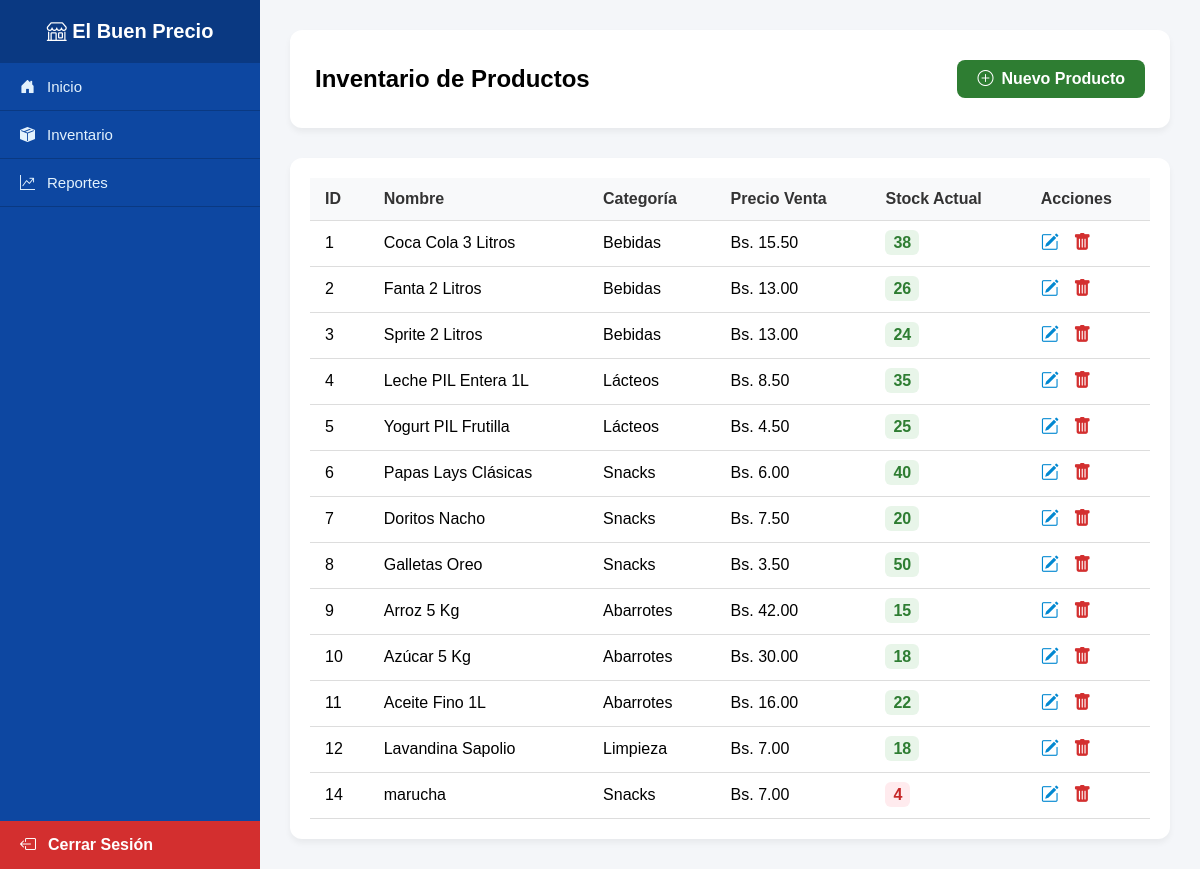
Page /modulos/productos/listar.php (signed in) on the committed database.
### tables this page shows
CREATE TABLE `producto` (
  `id_producto` int NOT NULL AUTO_INCREMENT,
  `id_categoria` int NOT NULL,
  `id_proveedor` int NOT NULL,
  `nombre` varchar(150) NOT NULL,
  `descripcion` varchar(255) DEFAULT NULL,
  `precio_venta` decimal(10,2) NOT NULL,
  `precio_compra` decimal(10,2) NOT NULL,
  `stock_actual` int NOT NULL DEFAULT '0',
  `stock_minimo` int NOT NULL DEFAULT '0',
  `estado` tinyint(1) NOT NULL DEFAULT '1',
  `fecha_registro` datetime NOT NULL DEFAULT CURRENT_TIMESTAMP,
  PRIMARY KEY (`id_producto`),
  KEY `id_categoria` (`id_categoria`),
  KEY `id_proveedor` (`id_proveedor`),
  CONSTRAINT `producto_ibfk_1` FOREIGN KEY (`id_categoria`) REFERENCES `categoria` (`id_categoria`),
  CONSTRAINT `producto_ibfk_2` FOREIGN KEY (`id_proveedor`) REFERENCES `proveedor` (`id_proveedor`)
);

CREATE TABLE `categoria` (
  `id_categoria` int NOT NULL AUTO_INCREMENT,
  `nombre` varchar(100) NOT NULL,
  `descripcion` varchar(150) DEFAULT NULL,
  `estado` tinyint(1) NOT NULL DEFAULT '1',
  PRIMARY KEY (`id_categoria`)
);

### modulos/productos/listar.php (the view, shortened to what this page needs)
<?php
require_once '../../config/conexion.php';
try {
    $consulta_sql = "SELECT p.*, c.nombre AS categoria
                     FROM producto p
                     LEFT JOIN categoria c ON p.id_categoria = c.id_categoria
                     WHERE p.estado = 1";
    $sentencia = $pdo->prepare($consulta_sql);
    $sentencia->execute();
    $lista_productos = $sentencia->fetchAll();
} catch (\PDOException $e) {
    die("Error al consultar productos: " . $e->getMessage());
}
?>
<!DOCTYPE html>
<html lang="es">
<head>
    <link rel="stylesheet" href="https://cdn.jsdelivr.net/npm/bootstrap-icons@1.11.1/font/bootstrap-icons.css">
</head>
<body>
    <aside class="barra-lateral">
        <div>
            <div class="encabezado-lateral">
                <i class="bi bi-shop"></i> El Buen Precio
            </div>
            <ul class="menu-navegacion">
                <li><a href="/minimarket/public/dashboard.php"><i class="bi bi-house-door-fill"></i> Inicio</a></li>
                <li><a href="listar.php"><i class="bi bi-box-seam-fill"></i> Inventario</a></li>
                <li><a href="../reportes/index.php"><i class="bi bi-graph-up-arrow"></i> Reportes</a></li>
            </ul>
        </div>
        <a href="../usuarios/logout.php" class="boton-salir">
            <i class="bi bi-box-arrow-left"></i> Cerrar Sesión
        </a>
    </aside>
    <main class="contenido-principal">
        <div class="barra-superior">
            <h2>Inventario de Productos</h2>
            <?php if ($_SESSION['id_rol'] == 1): ?>
                <a href="crear.php" class="boton-crear"><i class="bi bi-plus-circle"></i> Nuevo Producto</a>
            <?php endif; ?>
        </div>
        <div class="contenedor-tabla">
            <table>
                <thead>
                    <tr>
                        <th>ID</th>
                        <th>Nombre</th>
                        <th>Categoría</th>
                        <th>Precio Venta</th>
                        <th>Stock Actual</th>
                        <?php if ($_SESSION['id_rol'] == 1): ?>
                            <th>Acciones</th>
                        <?php endif; ?>
                    </tr>
                </thead>
                <tbody>
                    <?php if (empty($lista_productos)): ?>
                        <tr>
                            <td colspan="<?php echo ($_SESSION['id_rol'] == 1) ? 6 : 5; ?>" style="text-align: center; color: #999;">No hay productos registrados aún.</td>
                        </tr>
                    <?php else: ?>
                        <?php foreach ($lista_productos as $prod): ?>
                            <tr>
                                <td><?php echo htmlspecialchars($prod['id_producto']); ?></td>
                                <td><?php echo htmlspecialchars($prod['nombre']); ?></td>
                                <td><?php echo htmlspecialchars($prod['categoria'] ?? 'Sin categoría'); ?></td>
                                <td>Bs. <?php echo number_format($prod['precio_venta'], 2); ?></td>
                                <td>
                                    <span class="<?php echo ($prod['stock_actual'] > $prod['stock_minimo']) ? 'etiqueta-stock-ok' : 'etiqueta-stock-bajo'; ?>">
                                        <?php echo htmlspecialchars($prod['stock_actual']); ?>
                                    </span>
                                </td>
                                <?php if ($_SESSION['id_rol'] == 1): ?>
                                    <td>
                                        <a href="editar.php?id=<?php echo $prod['id_producto']; ?>" class="boton-accion" style="color: #0288d1;"><i class="bi bi-pencil-square"></i></a>
                                        <a href="/minimarket/modulos/productos/eliminar.php?id=<?php echo $prod['id_producto']; ?>" class="boton-accion" style="color: #d32f2f;" onclick="return confirm('¿Seguro que deseas eliminar este producto?')"><i class="bi bi-trash-fill"></i></a>
                                    </td>
                                <?php endif; ?>
                            </tr>
                        <?php endforeach; ?>
                    <?php endif; ?>
                </tbody>
            </table>
        </div>
    </main>
</body>
</html>

### modulos/productos/listar.php (style rules this page uses)
body { margin: 0; font-family: Arial, sans-serif; background-color: #f4f6f9; display: flex; height: 100vh; }
.barra-lateral { width: 260px; background-color: #0d47a1; color: white; display: flex; flex-direction: column; justify-content: space-between; }
.encabezado-lateral { padding: 20px; text-align: center; background-color: #0a3982; font-size: 20px; font-weight: bold; }
.menu-navegacion { list-style: none; padding: 0; margin: 0; flex-grow: 1; }
.menu-navegacion li a { display: flex; align-items: center; gap: 12px; padding: 15px 20px; color: #e3f2fd; text-decoration: none; font-size: 15px; border-bottom: 1px solid #0a3982; transition: 0.3s; }
.boton-salir { background-color: #d32f2f; color: white; text-decoration: none; padding: 15px 20px; display: flex; align-items: center; gap: 12px; font-weight: bold; transition: 0.3s; }
.contenido-principal { flex-grow: 1; padding: 30px; overflow-y: auto; }
.barra-superior { display: flex; justify-content: space-between; align-items: center; background-color: white; padding: 15px 25px; margin-bottom: 30px; border-radius: 12px; box-shadow: 0 4px 6px rgba(0,0,0,0.05); }
.boton-crear { background-color: #2e7d32; color: white; text-decoration: none; padding: 10px 20px; border-radius: 8px; font-weight: bold; display: flex; align-items: center; gap: 8px; }
.contenedor-tabla { background-color: white; padding: 20px; border-radius: 12px; box-shadow: 0 4px 6px rgba(0,0,0,0.05); }
table { width: 100%; border-collapse: collapse; text-align: left; }
th, td { padding: 12px 15px; border-bottom: 1px solid #ddd; }
th { background-color: #f8f9fa; color: #333; }
.etiqueta-stock-ok { background-color: #e8f5e9; color: #2e7d32; padding: 4px 8px; border-radius: 6px; font-weight: bold; }
.etiqueta-stock-bajo { background-color: #ffebee; color: #c62828; padding: 4px 8px; border-radius: 6px; font-weight: bold; }
.boton-accion { text-decoration: none; color: #555; margin-right: 10px; font-size: 18px; }

### rows in the picture
producto: id_producto "1", nombre "Coca Cola 3 Litros", id_categoria.nombre "Bebidas", precio_venta "15.50", stock_actual "38"
producto: id_producto "2", nombre "Fanta 2 Litros", id_categoria.nombre "Bebidas", precio_venta "13.00", stock_actual "26"
producto: id_producto "3", nombre "Sprite 2 Litros", id_categoria.nombre "Bebidas", precio_venta "13.00", stock_actual "24"
producto: id_producto "4", nombre "Leche PIL Entera 1L", id_categoria.nombre "Lácteos", precio_venta "8.50", stock_actual "35"
producto: id_producto "5", nombre "Yogurt PIL Frutilla", id_categoria.nombre "Lácteos", precio_venta "4.50", stock_actual "25"
producto: id_producto "6", nombre "Papas Lays Clásicas", id_categoria.nombre "Snacks", precio_venta "6.00", stock_actual "40"
producto: id_producto "7", nombre "Doritos Nacho", id_categoria.nombre "Snacks", precio_venta "7.50", stock_actual "20"
producto: id_producto "8", nombre "Galletas Oreo", id_categoria.nombre "Snacks", precio_venta "3.50", stock_actual "50"
producto: id_producto "9", nombre "Arroz 5 Kg", id_categoria.nombre "Abarrotes", precio_venta "42.00", stock_actual "15"
producto: id_producto "10", nombre "Azúcar 5 Kg", id_categoria.nombre "Abarrotes", precio_venta "30.00", stock_actual "18"
producto: id_producto "11", nombre "Aceite Fino 1L", id_categoria.nombre "Abarrotes", precio_venta "16.00", stock_actual "22"
producto: id_producto "12", nombre "Lavandina Sapolio", id_categoria.nombre "Limpieza", precio_venta "7.00", stock_actual "18"
producto: id_producto "14", nombre "marucha", id_categoria.nombre "Snacks", precio_venta "7.00", stock_actual "4"
